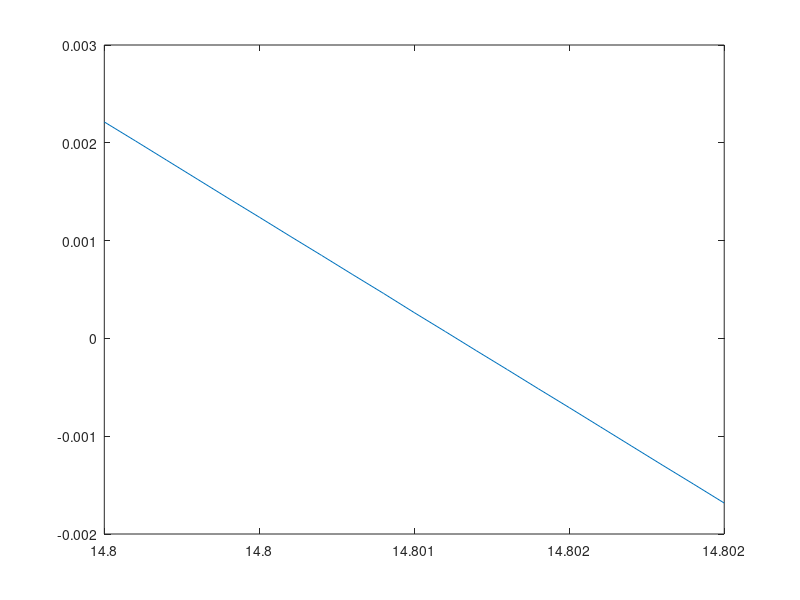

MATLAB code for this plot:
m=68.1;
g=9.81;
v=40;
t=10;
c=[14.8:0.0001:14.802];
fc1=g*m./c;
fc2=1-exp(-c./m*t);
fc=fc1.*fc2-v;
plot(c,fc)
[c', fc']
